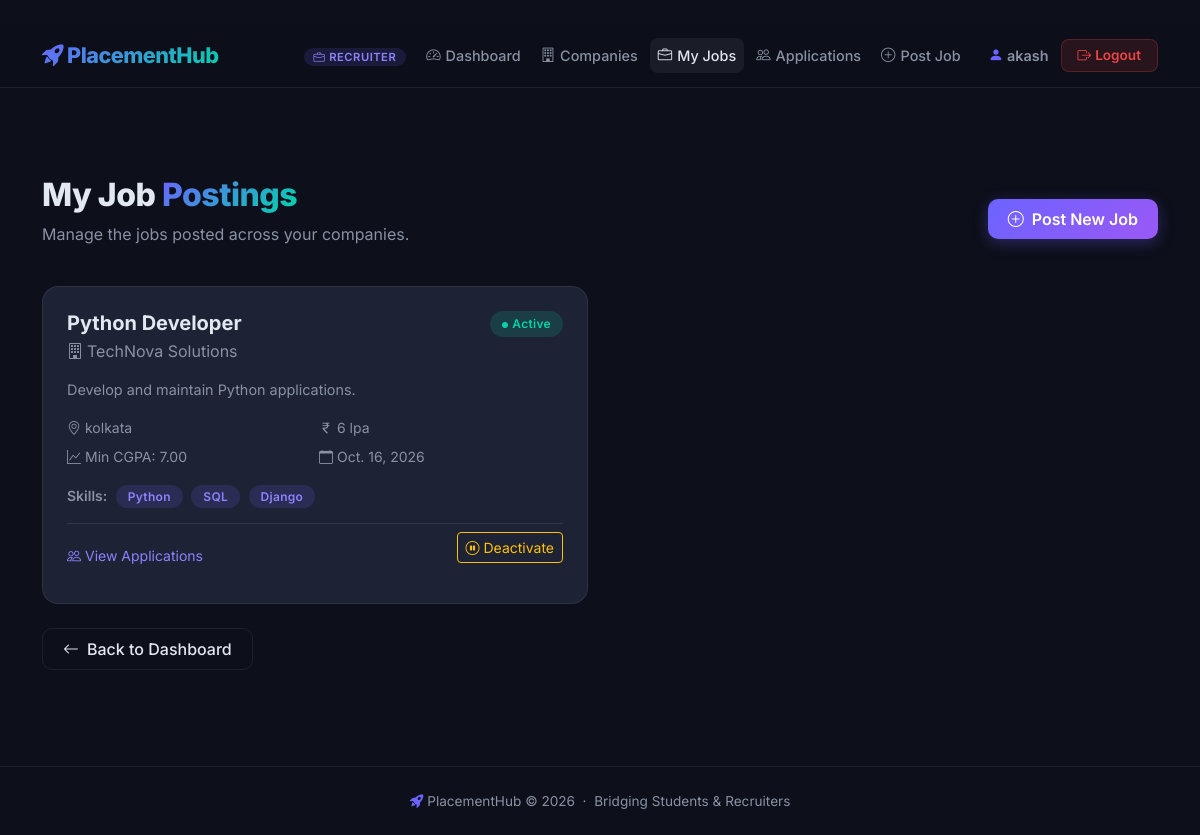
The page /jobs/jobs/my-jobs/ (signed in) on the database its author committed.
### accounts/models.py (models this page shows, shortened)
class User(AbstractUser):
    ROLE_CHOICES = [
        ('student', 'Student'),
        ('recruiter', 'Recruiter'),
    ]
    role = models.CharField(
        max_length=20,
        choices=ROLE_CHOICES,
        default='student'
    )

### jobs/models.py (models this page shows, shortened)
class Job(models.Model):
    company = models.ForeignKey(
        Company,
        on_delete=models.CASCADE,
        related_name="jobs"
    )
    title = models.CharField(max_length=150)
    description = models.TextField()
    required_skills = models.TextField()
    minimum_cgpa = models.DecimalField(
        max_digits=4,
        decimal_places=2,
        default=0
    )
    location = models.CharField(max_length=100, blank=True)
    salary = models.CharField(max_length=100, blank=True)
    deadline = models.DateField(null=True, blank=True)
    is_active = models.BooleanField(default=True)
    created_at = models.DateTimeField(auto_now_add=True)
    @property
    def skills_list(self):
        if not self.required_skills:
            return []
        return [s.strip() for s in self.required_skills.split(',') if s.strip()]

class Company(models.Model):
    recruiter = models.ForeignKey(
        settings.AUTH_USER_MODEL,
        on_delete=models.CASCADE,
        related_name="companies"
    )
    name = models.CharField(max_length=150)
    description = models.TextField(blank=True)
    website = models.URLField(blank=True)

### jobs/views.py (the view)
# urls.py: path('jobs/my-jobs/', views.job_list, name='job_list'),
@login_required
def job_list(request):
    if request.user.role != 'recruiter':
        return redirect('home')
    jobs = Job.objects.filter(
        company__recruiter=request.user
    ).select_related('company').order_by('-created_at')
    return render(
        request,
        'jobs/job_list.html',
        {'jobs': jobs}
    )

### jobs/templates/jobs/job_list.html (shortened to what this page needs)
{% extends "core/base.html" %}
{% block nav_my_jobs %}active{% endblock %}
{% block content %}
<div class="container py-5">
  <div class="ph-page-header fade-in">
    <div class="d-flex justify-content-between align-items-center flex-wrap gap-3">
      <div>
        <h2>My Job <span class="gradient-text">Postings</span></h2>
        <p class="text-muted">Manage the jobs posted across your companies.</p>
      </div>
      <a href="{% url 'create_job' %}" class="btn btn-ph-primary">
        <i class="bi bi-plus-circle me-2"></i>Post New Job
      </a>
    </div>
  </div>
  <div class="row g-4 fade-in fade-in-delay-1">
    {% for job in jobs %}
    <div class="col-md-6">
      <div class="ph-card p-4 h-100 d-flex flex-column">
        <div class="d-flex justify-content-between align-items-start mb-3">
          <div>
            <h5 class="fw-bold mb-1">{{ job.title }}</h5>
            <p class="mb-0" style="color:var(--ph-muted);"><i class="bi bi-building me-1"></i>{{ job.company.name }}</p>
          </div>
          {% if job.is_active %}
          <span class="ph-badge ph-badge-active"><i class="bi bi-circle-fill me-1" style="font-size:6px;vertical-align:middle;"></i>Active</span>
          {% else %}
          <span class="ph-badge ph-badge-inactive">Inactive</span>
          {% endif %}
        </div>
        <p class="mb-3" style="color:var(--ph-muted); font-size:0.9rem; flex-grow:1;">{{ job.description|truncatewords:25 }}</p>
        <div class="row g-2 mb-3">
          {% if job.location %}
          <div class="col-6"><span class="small" style="color:var(--ph-muted);"><i class="bi bi-geo-alt me-1"></i>{{ job.location }}</span></div>
          {% endif %}
          {% if job.salary %}
          <div class="col-6"><span class="small" style="color:var(--ph-muted);"><i class="bi bi-currency-rupee me-1"></i>{{ job.salary }}</span></div>
          {% endif %}
          <div class="col-6"><span class="small" style="color:var(--ph-muted);"><i class="bi bi-graph-up me-1"></i>Min CGPA: {{ job.minimum_cgpa }}</span></div>
          {% if job.deadline %}
          <div class="col-6"><span class="small" style="color:var(--ph-muted);"><i class="bi bi-calendar me-1"></i>{{ job.deadline }}</span></div>
          {% endif %}
        </div>
        {% if job.skills_list %}
        <div class="mb-3">
          <span class="small fw-semibold" style="color:var(--ph-muted);">Skills:</span>
          {% for skill in job.skills_list|slice:":5" %}
          <span class="ph-badge ph-badge-new ms-1">{{ skill }}</span>
          {% endfor %}
        </div>
        {% elif job.required_skills %}
        <div class="mb-3">
          <span class="small fw-semibold" style="color:var(--ph-muted);">Skills:</span>
          <span class="small ms-1" style="color:var(--ph-muted);">{{ job.required_skills|truncatechars:50 }}</span>
        </div>
        {% endif %}
        <div class="pt-2 border-top border-secondary border-opacity-25 d-flex justify-content-between align-items-center mt-auto">
          <a href="{% url 'recruiter_applications' %}" class="small text-decoration-none">
            <i class="bi bi-people me-1"></i>View Applications
          </a>
          <form method="post" action="{% url 'toggle_job_status' job.id %}" class="d-inline">
            {% if job.is_active %}
            <button type="submit" class="btn btn-outline-warning btn-sm py-1 px-2" title="Deactivate Job">
              <i class="bi bi-pause-circle me-1"></i>Deactivate
            </button>
            {% else %}
            <button type="submit" class="btn btn-outline-success btn-sm py-1 px-2" title="Activate Job">
              <i class="bi bi-play-circle me-1"></i>Activate
            </button>
            {% endif %}
          </form>
        </div>
      </div>
    </div>
    {% endfor %}
  </div>
  <div class="mt-4">
    <a href="{% url 'recruiter_dashboard' %}" class="btn btn-ph-outline"><i class="bi bi-arrow-left me-2"></i>Back to Dashboard</a>
  </div>
</div>
{% endblock %}

### core/templates/core/base.html (shortened to what this page needs)
﻿<!DOCTYPE html>
<html lang="en">
<head>
    <link href="https://cdn.jsdelivr.net/npm/bootstrap@5.3.3/dist/css/bootstrap.min.css" rel="stylesheet">
    <link href="https://cdn.jsdelivr.net/npm/bootstrap-icons@1.11.3/font/bootstrap-icons.min.css" rel="stylesheet">
</head>
<body>
    <nav class="ph-nav navbar navbar-expand-lg">
        <div class="container">
            <a class="navbar-brand" href="{% url 'home' %}">
                <i class="bi bi-rocket-takeoff-fill me-1"></i>PlacementHub
            </a>
            <div class="collapse navbar-collapse" id="navMenu">
                <ul class="navbar-nav ms-auto align-items-center gap-1">
                    {% if user.is_authenticated %}
                        <li class="nav-item me-2">
                            <span class="role-badge {% if user.role == 'student' %}student{% else %}recruiter{% endif %}">
                                <i class="bi {% if user.role == 'student' %}bi-mortarboard{% else %}bi-briefcase{% endif %} me-1"></i>{{ user.role|title }}
                            </span>
                        </li>
                        {% if user.role == 'student' %}
                            <li class="nav-item"><a class="nav-link {% block nav_dashboard %}{% endblock %}" href="{% url 'student_dashboard' %}"><i class="bi bi-speedometer2"></i>Dashboard</a></li>
                            <li class="nav-item"><a class="nav-link {% block nav_jobs %}{% endblock %}" href="{% url 'browse_jobs' %}"><i class="bi bi-search"></i>Browse Jobs</a></li>
                            <li class="nav-item"><a class="nav-link {% block nav_applications %}{% endblock %}" href="{% url 'my_applications' %}"><i class="bi bi-file-earmark-text"></i>My Applications</a></li>
                            <li class="nav-item"><a class="nav-link {% block nav_profile %}{% endblock %}" href="{% url 'student_profile' %}"><i class="bi bi-person-circle"></i>Profile</a></li>
                        {% else %}
                            <li class="nav-item"><a class="nav-link {% block nav_rec_dashboard %}{% endblock %}" href="{% url 'recruiter_dashboard' %}"><i class="bi bi-speedometer2"></i>Dashboard</a></li>
                            <li class="nav-item"><a class="nav-link {% block nav_companies %}{% endblock %}" href="{% url 'company_list' %}"><i class="bi bi-building"></i>Companies</a></li>
                            <li class="nav-item"><a class="nav-link {% block nav_my_jobs %}{% endblock %}" href="{% url 'job_list' %}"><i class="bi bi-briefcase"></i>My Jobs</a></li>
                            <li class="nav-item"><a class="nav-link {% block nav_rec_apps %}{% endblock %}" href="{% url 'recruiter_applications' %}"><i class="bi bi-people"></i>Applications</a></li>
                            <li class="nav-item"><a class="nav-link" href="{% url 'create_job' %}"><i class="bi bi-plus-circle"></i>Post Job</a></li>
                        {% endif %}
                        <li class="nav-item ms-2">
                            <span class="nav-link" style="color: var(--ph-text); font-weight: 600; font-size:0.9rem; cursor:default;">
                                <i class="bi bi-person-fill me-1" style="color: var(--ph-primary);"></i>{{ user.username }}
                            </span>
                        </li>
                        <li class="nav-item">
                            <form method="post" action="{% url 'logout' %}" class="d-inline">
                                <button type="submit" class="btn btn-logout"><i class="bi bi-box-arrow-right me-1"></i>Logout</button>
                            </form>
                        </li>
                    {% else %}
                        <li class="nav-item"><a class="nav-link" href="{% url 'login' %}"><i class="bi bi-box-arrow-in-right"></i>Login</a></li>
                        <li class="nav-item ms-1"><a class="btn btn-ph-primary btn-sm" href="{% url 'register' %}">Get Started</a></li>
                    {% endif %}
                </ul>
            </div>
        </div>
    </nav>
    <main>{% block content %}{% endblock %}</main>
    <footer class="ph-footer">
        <p class="mb-0"><i class="bi bi-rocket-takeoff-fill me-1" style="color: var(--ph-primary);"></i>PlacementHub &copy; 2026 &nbsp;&middot;&nbsp; Bridging Students &amp; Recruiters</p>
    </footer>
</body>
</html>

### core/templates/core/base.html (style rules this page uses)
:root { --ph-bg: #0d0f1a; --ph-surface: #161928; --ph-card: #1e2235; --ph-card-hover: #252840; --ph-border: rgba(255,255,255,0.07); --ph-primary: #6c63ff; --ph-primary-light: #8b83ff; --ph-accent: #00d4aa; --ph-accent2: #ff6b6b; --ph-gold: #fbbf24; --ph-text: #e2e8f0; --ph-muted: #8892a4; --ph-nav-height: 64px; }
* { box-sizing: border-box; }
body { font-family: 'Inter', sans-serif; background: var(--ph-bg); color: var(--ph-text); min-height: 100vh; display: flex; flex-direction: column; }
.ph-nav { background: rgba(13,15,26,0.97); backdrop-filter: blur(12px); border-bottom: 1px solid var(--ph-border); height: var(--ph-nav-height); position: sticky; top: 0; z-index: 1000; }
.ph-nav .navbar-brand { font-weight: 800; font-size: 1.35rem; background: linear-gradient(135deg, var(--ph-primary), var(--ph-accent)); -webkit-background-clip: text; -webkit-text-fill-color: transparent; background-clip: text; letter-spacing: -0.5px; }
.ph-nav .nav-link { color: var(--ph-muted) !important; font-weight: 500; font-size: 0.9rem; transition: color 0.2s; padding: 0.4rem 0.75rem; border-radius: 8px; }
.ph-nav .nav-link:hover, .ph-nav .nav-link.active { color: var(--ph-text) !important; background: rgba(255,255,255,0.06); }
.ph-nav .nav-link i { margin-right: 5px; }
.role-badge { font-size: 0.7rem; font-weight: 600; padding: 2px 10px; border-radius: 20px; text-transform: uppercase; letter-spacing: 0.5px; }
.role-badge.recruiter { background: rgba(108,99,255,0.15); color: var(--ph-primary-light); }
.btn-ph-primary { background: linear-gradient(135deg, var(--ph-primary), #9b58f5); border: none; color: #fff; font-weight: 600; border-radius: 10px; padding: 0.5rem 1.25rem; transition: all 0.25s; box-shadow: 0 4px 15px rgba(108,99,255,0.3); }
.btn-ph-outline { background: transparent; border: 1px solid var(--ph-border); color: var(--ph-text); font-weight: 500; border-radius: 10px; padding: 0.5rem 1.25rem; transition: all 0.25s; }
.btn-logout { background: rgba(239,68,68,0.12); border: 1px solid rgba(239,68,68,0.25); color: #ef4444; font-weight: 600; border-radius: 8px; font-size: 0.85rem; padding: 0.35rem 1rem; transition: all 0.2s; }
.ph-card { background: var(--ph-card); border: 1px solid var(--ph-border); border-radius: 16px; transition: all 0.25s; }
.ph-badge { padding: 4px 12px; border-radius: 20px; font-size: 0.75rem; font-weight: 600; letter-spacing: 0.3px; }
.ph-badge-active { background: rgba(0,212,170,0.15); color: var(--ph-accent); }
.ph-badge-new { background: rgba(108,99,255,0.15); color: var(--ph-primary-light); }
.ph-page-header { padding: 2.5rem 0 1.5rem; }
.ph-page-header h1, .ph-page-header h2 { font-weight: 800; letter-spacing: -0.5px; }
.gradient-text { background: linear-gradient(135deg, var(--ph-primary), var(--ph-accent)); -webkit-background-clip: text; -webkit-text-fill-color: transparent; background-clip: text; }
.ph-footer { margin-top: auto; padding: 1.5rem 0; border-top: 1px solid var(--ph-border); text-align: center; color: var(--ph-muted); font-size: 0.85rem; }
main { flex: 1; padding: 0 0 3rem; }
.fade-in { animation: fadeInUp 0.4s ease both; }
.fade-in-delay-1 { animation-delay: 0.1s; }
.text-muted { color: var(--ph-muted) !important; }
a { color: var(--ph-primary-light); }

### rows shown on the page
User: role "RECRUITER", username "akash"
Job: title "Python Developer", company.name "TechNova Solutions", is_active True (drawn), description "Develop and maintain Python applications.", location "kolkata", salary "6 lpa", minimum_cgpa "7.00", deadline "Oct. 16, 2026", skills_list "Python" "SQL" "Django"
